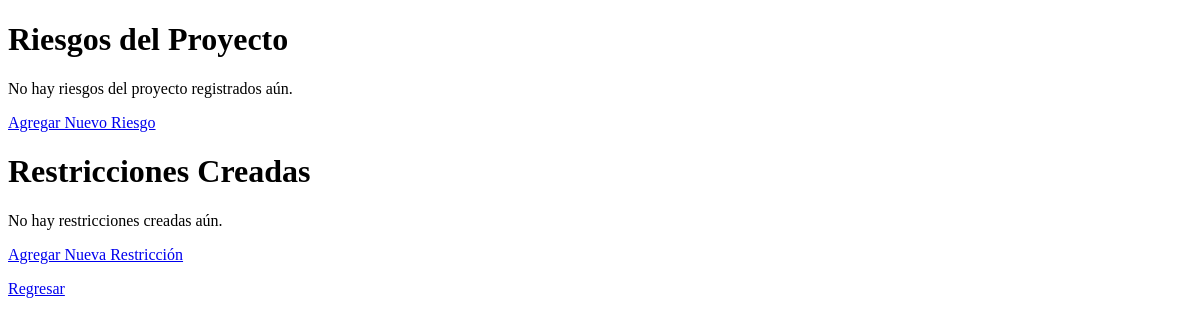
/project-plan/9/view-risks/, run on an earlier commit of the app's database.
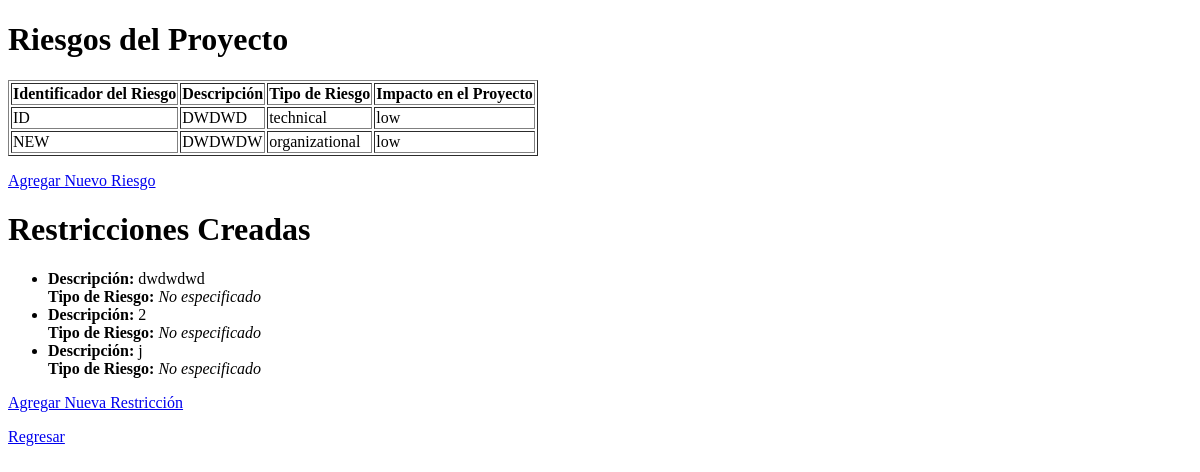
And on a later commit of the database.
### creadorAPP/models.py (models this page shows, shortened)
class ProjectRisks(models.Model):
    RISK_TYPES = [
        ('technical', 'Técnico'),
        ('organizational', 'Organizativo'),
        ('financial', 'Financiero'),
    ]
    project_plan = models.ForeignKey(ProjectPlan, on_delete=models.CASCADE, related_name='risks')
    risk_identifier = models.CharField(max_length=50, unique=True)
    description = models.TextField()
    risk_type = models.CharField(max_length=20, choices=RISK_TYPES)
    identification_date = models.DateField(auto_now_add=True)
    severity_level = models.CharField(max_length=10, choices=[
        ('low', 'Bajo'),
        ('medium', 'Medio'),
        ('high', 'Alto'),
    ])

class Restriccion(models.Model):
    RISK_TYPES = [
        ('technical', 'Técnico'),
        ('organizational', 'Organizativo'),
        ('financial', 'Financiero'),
    ]
    proyecto = models.ForeignKey(ProjectPlan, on_delete=models.CASCADE, related_name='restricciones')
    descripcion = models.TextField(help_text="Descripción de la restricción.")
    tipo_riesgo = models.CharField(
        max_length=20,
        choices=RISK_TYPES,
        verbose_name="Tipo de Riesgo",
        null=True,
        blank=True,
        help_text="Tipo de riesgo asociado con esta restricción."
    )
    fecha_creacion = models.DateTimeField(auto_now_add=True)

### creadorAPP/views.py (the view)
# urls.py: path('project-plan/<int:project_id>/view-risks/', views.view_risks, name='view_risks'),
def view_risks(request, project_id):
    project_risks = ProjectRisks.objects.filter(project_plan = project_id)
    restricciones = Restriccion.objects.filter(proyecto=project_id)
    return render(request, 'projects/view_risks.html', {'project_risks': project_risks, 'project_id': project_id, 'restricciones':restricciones})

### creadorAPP/templates/projects/view_risks.html (shortened to what this page needs)
<!DOCTYPE html>
<html lang="es">
<head>
</head>
<body>
    <h1>Riesgos del Proyecto</h1>
    {% if project_risks %}
        <table border="1">
            <thead>
                <tr>
                    <th>Identificador del Riesgo</th>
                    <th>Descripción</th>
                    <th>Tipo de Riesgo</th>
                    <th>Impacto en el Proyecto</th>
                </tr>
            </thead>
            <tbody>
                {% for risk in project_risks %}
                    <tr>
                        <td>{{ risk.risk_identifier }}</td>
                        <td>{{ risk.description }}</td>
                        <td>{{ risk.risk_type }}</td>
                        <td>{{ risk.severity_level }}</td>
                    </tr>
                {% endfor %}
            </tbody>
        </table>
    {% else %}
        <p>No hay riesgos del proyecto registrados aún.</p>
    {% endif %}
    <p><a href="{% url 'define_risks' project_id %}">Agregar Nuevo Riesgo</a></p>
    <h1>Restricciones Creadas</h1>
    {% if restricciones %}
        <ul>
            {% for restriccion in restricciones %}
                <li>
                <strong>Descripción:</strong> {{ restriccion.descripcion }}<br>
                <strong>Tipo de Riesgo:</strong>
                {% if restriccion.tipo_riesgo %}
                    {{ restriccion.get_tipo_riesgo_display }}
                {% else %}
                    <em>No especificado</em>
                {% endif %}
                </li>
            {% endfor %}
        </ul>
    {% else %}
        <p>No hay restricciones creadas aún.</p>
    {% endif %}
    <p><a href="{% url 'agregar_restriccion' project_id %}">Agregar Nueva Restricción</a></p>
    <p><a href="{% url 'view_project_plan' project_id %}">Regresar</a></p>
</body>
</html>

What changed in the data, as far as the page shows it:
added ProjectRisks: risk_identifier "ID", description "DWDWD", risk_type "technical", severity_level "low"
added ProjectRisks: risk_identifier "NEW", description "DWDWDW", risk_type "organizational", severity_level "low"
added Restriccion: descripcion "dwdwdwd", shows "No especificado"
added Restriccion: descripcion "2", shows "No especificado"
added Restriccion: descripcion "j", shows "No especificado"
Also different on the page:
text no longer shown: "No hay riesgos del proyecto registrados aún. No hay restricciones creadas aún."
text now shown: "Identificador del Riesgo Descripción Tipo de Riesgo Impacto en el Proyecto"
